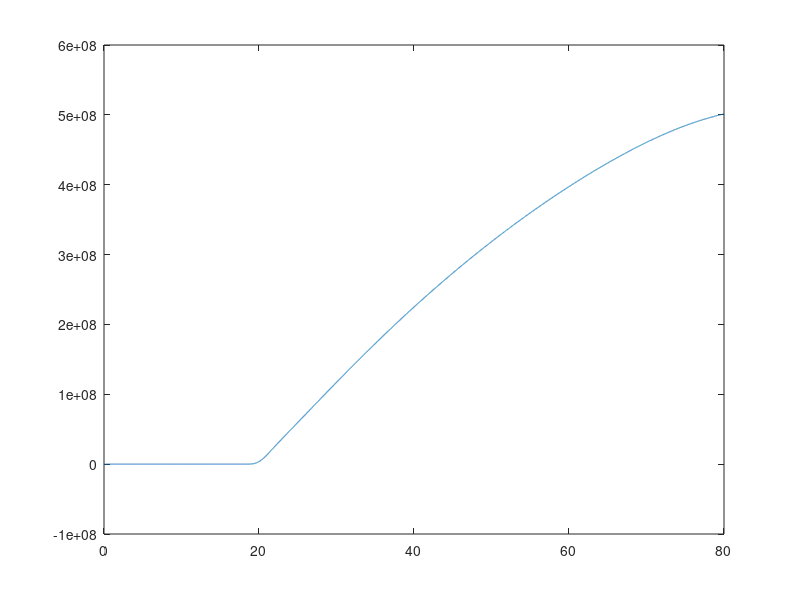

Here is the MATLAB script that generated this plot:
function [t,x] = infection_RK3_varDt

%%%%%%%%%%%%%%%%%%%%%%%%%%%%%%
% states
% x(1) = target cell (#/mL)
% x(2) = BV ITR/GOI (#/mL) 
% x(3) = BV rep/cap (#/mL) 
% x(4) = co-infected (#/mL)
% x(5) = infected ITR/GOI (#/mL) 
% x(6) = infected rep/cap (#/mL) 
%%%%%%%%%%%%%%%%%%%%%%%%%%%%%%

tic
C0=1e6; % #/mL
MOIgoi=5; 
MOIrc=5;  

Vgoi0=C0*MOIgoi; % #/mL
Vrc0=C0*MOIrc; % #/mL

x0=[C0 Vgoi0 Vrc0 zeros(1,19)];

k_bind=1.3e-9*60; % mL/cell/h Dee and Shuler

% k_bind=1.05e-8*60; % mL/cell/h Nielsen 2003
mu=0.028; % 1/h
k_deathT=8e-5; % 1/h
k_deathI=0.0017; % 1/h
k_degrBV=7e-3; %1/h
k_endos_in=0.023*60; %1/h
k_endos_out=0.01*60; % 1/h
k_lys=0.01*60; % 1/h
k_nucl=0.08*60; % 1/h
k_repl=1; %1/h
k_BVrel=9.8; % virus/cell/h
tau_L=6; % h
tau_VL=18; % h
tau_VLend=80; % h
tau_repl_end=tau_VL;
k_rep_bind=5.7e-3; % molecule/cell/h
k_pack=8.18e-2; % molecule/cell/h
k_assembly=10; % fast step assumption
k_degr_rep=2.45e-2; % 1/h
k_degr_vp=2.77e-1; % 1/h

% uncertain parameters
k_AAVrel=10;
k_goi_repl=.00001;
k_rep_syn=1; % 1/h - fast step assumption
k_vp_syn=k_rep_syn;  % 1/h - fast step assumption

% initialization
T=80;
t0=0;
hmax = 0.1* (T-t0);
hmin=1e-20;
rtol = 1.e-3;
atol = 1.e-6;
threshold=atol/rtol;

% pre-allocate arrays
xx=zeros(10e3,length(x0)); % zeros(10e3,1.9e4);%
tt=zeros(10e3,1);
tt(1)=t0;
xx(1,1:length(x0))=x0;
i=2;
t=t0;
x=xx(1,:);

% first step selection
k1=inf_model(t0,xx(1,:));
r=norm(k1./max(abs(xx(1,:)),threshold), inf);
h = 0.8*rtol^(1/3)/r;

nofailed=true;
while t<T

    % step control
    hmin = 16*eps*abs(t);
    h=max(hmin,min(h,hmax));
%     if h > hmax, h = hmax; end
%     if h < hmin, h = hmin; end   
    if 1.1*h >= T - t
        h = T - t;
    end

    k2=inf_model(t+h/2,x+k1*h/2);
    k3=inf_model(t+3*h/4,x+3*k2*h/4);

    t_new=t+h;
    x_new=x+h*(2*k1+3*k2+4*k3)/9;

    k4=inf_model(t_new,x_new);

    % estimate error
    e = h*(-5*k1 + 6*k2 + 8*k3 - 9*k4)/72;

    err_est=norm(e./max(max(abs(x),abs(x_new)), threshold), inf );

    if err_est <= rtol
        t=t_new;
        x=x_new;
        k1=k4;
        xx(i,:)=x;
        tt(i,:)=t;
        i=i+1;

        temp = 1.25*(err_est/rtol)^(1/3);
        h=h*min(5,1/temp);    
        nofailed=true;

        if length(tt)-i<10
            tt=[tt; zeros(1e5,1)];
            xx=[xx;zeros(1e5,length(xx(1,:)))];
        end
    else
      if nofailed
        nofailed = false;
        h = max(hmin, h * max(0.5, 0.8*(rtol/err_est)^(1/3)));
      
      else
        h = max(hmin, 0.5 * h);
      end
    

%         h=h*max(0.5, 0.8*(rtol/err_est)^(1/3));
%         h=5e-4;
    end

    if h <= hmin
        warning('Step size %e too small at t = %e.\n',h,t);
        break
    end

end
x=xx(1:i-1,:);
t=tt(1:i-1);
toc
plot(t,x(:,end))
% semilogy(abs(dt))

% [t,x]=ode15s(@inf_model,0:.1:80,x0);

% plot(t,sum(x(:,4),2))
% % figure
% plot(t,x(:,7)./(x(:,4)+x(:,5)),'o')
% hold on
% plot(t,x(:,7)*C0+x(:,2),'o')
% set(gca,'xlim',[0 10])
% figure
% plot(t,x(:,7)*C0./(x(:,4)+x(:,5)))
% plot(t,x(:,4)+x(:,5))
% plot(t,x(:,13))
% xlabel('Time [h]')
% ylabel('')
% set(gca,'xtick',0:10:100)
% plot(t,C0./(x(:,4)+x(:,5)))

% figure,plot(t,(x(:,1)+x(:,4)+x(:,5)+x(:,6))),hold on,plot([t(1) t(end)], [C0 C0])

function dxdt = inf_model(t,x)
    dxdt=x; % pre-allocate
%     if t>4
%         bind_decay=exp(-1/3*(t-4));
%     else
%         bind_decay=1;
%     end
%     k_bind=k_bind*bind_decay;
%     tot_cells=x(1)+x(4)+x(5)+x(6);

    % cells death rate transition (I am assuming that it switches after
    % first DNA copy enters nucleus
    r_death_co=(k_deathT*(0.5+...
        0.5*tanh((tau_L-t)/0.3))+k_deathI*max(1,log(x(13)+x(14)+1e-16)).*(0.5+...
        0.5*tanh((t-tau_L)/0.3)))*x(4);
    r_death_Igoi=(k_deathT*(0.5+...
        0.5*tanh((tau_L-t)/0.3))+k_deathT*max(1,log(x(13)+1e-16)).*(0.5+...
        0.5*tanh((t-tau_L)/0.3)))*x(5);
    r_death_Irc=(k_deathT*(0.5+...
        0.5*tanh((tau_L-t)/0.3))+k_deathT*max(1,log(x(14)+1e-16)).*(0.5+...
        0.5*tanh((t-tau_L)/0.3)))*x(6);
%  
% 
%     r_death_co=k_deathI*0;
%     r_death_Igoi=k_deathI*0;
%     r_death_Irc=k_deathI*0;
%     k_degrBV=0; %1/h

    % cells and virions balances
    dxdt(1)=mu*x(1)-k_deathT*x(1)-k_bind*x(1)*(x(2)+x(3)); % target cells
    dxdt(2)=-k_bind*x(2)*(x(1)+x(5)+x(6)+x(4))-k_degrBV*x(2); % BV ITR/GOI (#/mL) 
    dxdt(3)=-k_bind*x(3)*(x(1)+x(5)+x(6)+x(4))-k_degrBV*x(3); % BV rep/cap (#/mL) 
    dxdt(4)=k_bind*(x(5)*x(3)+x(2)*x(6))-r_death_co; % co-infected (#/mL)
    dxdt(5)=k_bind*x(1)*x(2)-r_death_Igoi-k_bind*x(5)*x(3); % infected ITR/GOI (#/mL) 
    dxdt(6)=k_bind*x(1)*x(3)-r_death_Irc-k_bind*x(6)*x(2); % infected rep/cap (#/mL)
    
    % avg virus bounded per cell   
    dxdt(7)=k_bind*x(2)-k_endos_in*x(7);
    dxdt(8)=k_bind*x(3)-k_endos_in*x(8); % BV rep/cap on surface
    
    % avg virus in endosome
    dxdt(9)=k_endos_in*x(7)-k_endos_out*x(9)-k_lys*x(9);
    dxdt(10)=k_endos_in*x(8)-k_endos_out*x(10)-k_lys*x(10);

    % avg virus in cytosol
    dxdt(11)=k_endos_out*x(9)-k_nucl*x(11);
    dxdt(12)=k_endos_out*x(10)-k_nucl*x(12);

    % avg virus in nucleus
    n_L=(0.5+0.5*tanh((t-tau_L)/0.3)).*(0.5+0.5*tanh((tau_repl_end-t)/1)); % smooth transition
    n_VL=(0.5+0.5*tanh((t-tau_VL)/1)).*(0.5+0.5*tanh((tau_VLend-t)/10)); % smooth transition
    f_BVrepl=(1-(t-tau_L)/(tau_repl_end+3-tau_L)).*n_L; % viral DNA replication activation function
    f_BVrel=n_VL; % BV release activation function
    % itr/goi
    dxdt(13)=k_nucl*x(11)+k_repl*x(13)*f_BVrepl-k_BVrel*f_BVrel*x(13)/...
        (x(13)+x(14)+1e-12);
    % rep/cap
    dxdt(14)=k_nucl*x(12)+k_repl*x(14)*f_BVrepl-k_BVrel*f_BVrel*x(14)/...
        (x(13)+x(14)+1e-12);

    % rep protein 
    dxdt(15)=k_rep_syn*x(14)*n_VL-k_rep_bind*x(15)*x(19)-k_degr_rep*x(15)+...
        k_pack*x(16)*x(18);

    % goi 
    dxdt(16)=k_goi_repl*x(13)*x(15)*n_VL-k_pack*x(16)*x(18);

    % cap
    dxdt(17)=k_vp_syn*x(14)*n_VL-k_degr_vp*x(17)-60*k_assembly*x(17);

    % CapRepComplex
    dxdt(18)=k_rep_bind*x(15)*x(19)-k_pack*x(16)*x(18);
    
    % AAVempty_intra
    dxdt(19)=k_assembly*x(17)-k_AAVrel*x(19)-k_rep_bind*x(15)*x(19);
    
    % AAVfilled_intra
    dxdt(20)=k_pack*x(16)*x(18)-k_AAVrel*x(20);

    % AAVempty_EC
    dxdt(21)=k_AAVrel*x(19)*x(4);

    % AAVfilled_EC
    dxdt(22)=k_AAVrel*x(20)*x(4);

    dxdt(23:end)=0;

end

end